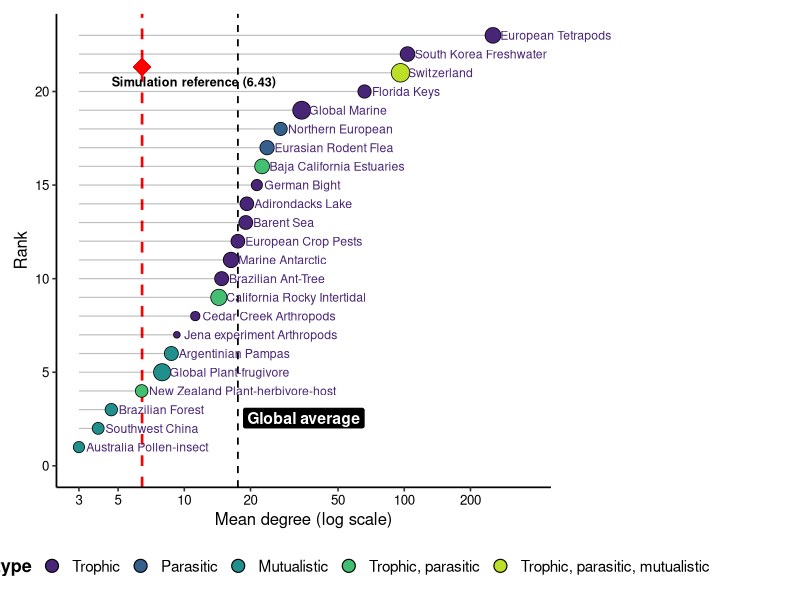

The R source for this figure:
library(ggplot2)
library(dplyr)
library(scales)
library(RColorBrewer)

OUTROOT <- "RPlots/Plots"
TRAITS  <- c("ctmin", "lt50", "ctmax", "ltmax")
OUTPUT_FILE <- "RPlots/Plots/MetawebCompilation.png"

mean_degree <- c(
  96.1992, 253.1312, 21.3818, 19.0386, 27.4189, 17.5256, 23.7921, 14.7914,
  103.4709, 11.2174, 9.25, 6.4, 16.305, 19.2512, 65.9871, 3.3191, 7.9309, 4.0606,
  4.65909, 14.3603, 22.5812, 34.1791, 8.7313
)

type_of_network <- c(
  "Trophic, parasitic, mutualistic",
  "Trophic", "Trophic", "Trophic", "Parasitic", "Trophic", "Parasitic",
  "Trophic", "Trophic", "Trophic", "Trophic", "Trophic, parasitic",
  "Trophic", "Trophic", "Trophic", "Mutualistic", "Mutualistic", "Mutualistic",
  "Mutualistic", "Trophic, parasitic", "Trophic, parasitic", "Trophic",
  "Mutualistic"
)

n_nodes <- c(
  23020, 1151, 48, 244, 148, 215, 327, 278, 446, 23, 16, 100, 846, 211, 155, 47,
  4838, 66, 88, 1809, 499, 11365, 268
)

net_names <- c(
  "Switzerland", "European Tetrapods", "German Bight", "Barent Sea", "Northern European",
  "European Crop Pests", "Eurasian Rodent Flea", "Brazilian Ant-Tree", "South Korea Freshwater",
  "Cedar Creek Arthropods", "Jena experiment Arthropods", "New Zealand Plant-herbivore-host",
  "Marine Antarctic", "Adirondacks Lake", "Florida Keys", "Australia Pollen-insect", "Global Plant-frugivore",
  "Southwest China", "Brazilian Forest", "California Rocky Intertidal", "Baja California Estuaries",
  "Global Marine", "Argentinian Pampas"
)

stopifnot(length(mean_degree) == length(type_of_network),
          length(mean_degree) == length(n_nodes),
          length(mean_degree) == length(net_names))

legend_order <- c(
  "Trophic",
  "Parasitic",
  "Mutualistic",
  "Trophic, parasitic",
  "Trophic, parasitic, mutualistic"
)

x_ref <- 6.43

df <- tibble(
  mean_degree = mean_degree,
  type = trimws(type_of_network),
  n_nodes = n_nodes,
  name = net_names
) |>
  mutate(type = factor(type, levels = legend_order)) |>
  arrange(mean_degree) |>
  mutate(
    rank = row_number(),
    xmin = min(mean_degree),
    label_x = mean_degree * 1.04
  )

m   <- median(df$mean_degree)
q25 <- quantile(df$mean_degree, 0.25)
q75 <- quantile(df$mean_degree, 0.75)

xmin <- min(df$mean_degree)
xmax <- max(df$mean_degree)

tickvals <- c(1, 2, 3.3191, 5, 10, 20, 50, 100, 200, 300)
tickvals <- tickvals[tickvals >= xmin & tickvals <= xmax]

pal <- brewer.pal(5, "Set1")
rank_spacing <- 1.0

left_limit <- min(df$mean_degree)

df <- df |>
  mutate(
    rank = row_number() * rank_spacing,
    stem_start = left_limit,
    label_x = mean_degree * 1.08
  )

average_y <- 3 * rank_spacing

p1 = ggplot(df, aes(x = mean_degree, y = rank)) +
  
  # ---- Reference line FIRST (so it stays behind) ----
geom_vline(xintercept = x_ref,
           color = "red",
           linetype = "dashed",
           linewidth = 0.9) +
  
  # ---- Median line ----
geom_vline(xintercept = m,
           linetype = "dashed",
           linewidth = 0.6) +
  
  # Average label
  # Average label (black box with white text)
  annotate("label",
           x = m * 1.05,
           y = average_y*0.85,
           label = "Global average",
           fontface = "bold",
           hjust = 0,
           size = 4.0,
           fill = "black",
           label.colour = "black",   # box border
           colour = "white",         # text color
           label.size = 0.25,        # border thickness
           label.r = unit(0.15, "lines"),  # corner roundness
           label.padding = unit(0.25, "lines")
  ) +
  
  # ---- Lollipop stems ----
geom_segment(aes(x = stem_start,
                 xend = mean_degree,
                 y = rank,
                 yend = rank),
             linewidth = 0.4,
             alpha = 0.25) +
  
  # ---- Points (better circles) ----
geom_point(aes(fill = type,
               size = n_nodes),
           shape = 21,
           color = "black",
           stroke = 0.4) +
  
  # ---- Labels ----
geom_text(aes(x = label_x,
              label = name,
              color = "black"),
          hjust = 0,
          size = 3.1,
          show.legend = FALSE) +
  
  # ---- Star + label moved to top ----
annotate("point",
         x = x_ref,
         y = max(df$rank) - rank_spacing*1.7,
         shape = 18,
         size = 6,
         color = "red") +
  
  annotate("text",
           x = x_ref -1.75,
           y =20,
           label = "Simulation reference (6.43)",
           hjust = 0,
           vjust = -0.5,
           size = 3.2,
           fontface = "bold") +
  
  scale_x_log10(
    breaks = tickvals,
    labels = label_number(accuracy = 1)
  ) +
  
  scale_size_continuous(
    trans = "log10",
    range = c(2, 6),
    guide = "none"
  ) +
  
  scale_fill_viridis_d(
    option = "viridis",
    begin = 0.1,
    end = 0.9
  ) +
  
  scale_color_viridis_d(
    option = "viridis",
    begin = 0.1,
    end = 0.9,
    guide = "none"
  ) +

  coord_cartesian(
  xlim = c(left_limit, xmax * 1.45),

    ylim = c(-0, max(df$rank)),
    clip = "off"
  ) +
  
  labs(
    x = "Mean degree (log scale)",
    y = "Rank",
    fill = "Interaction type"
  ) +
  
  theme_classic(base_size = 12) +
  
  theme(
    legend.position = "bottom",
    legend.direction = "horizontal",
    legend.box = "horizontal",
    
    legend.text = element_text(size = 11),
    legend.title = element_text(size = 13, face = "bold"),
    
    axis.line = element_line(linewidth = 0.6),
    
    plot.margin = margin(10, 180, 10, 10)
  ) +
  
  theme(
    axis.text = element_text(color = "black")
  ) +
  
  guides(
    fill = guide_legend(
      nrow = 1,
      byrow = TRUE,
      override.aes = list(
        size = 4,      # controls legend circle size
        shape = 21,
        stroke = 0.6
      )
    )
  )

ggsave(
  OUTPUT_FILE,
  p1,
  width = 15,
  height = 8.5,
  dpi = 600
)

